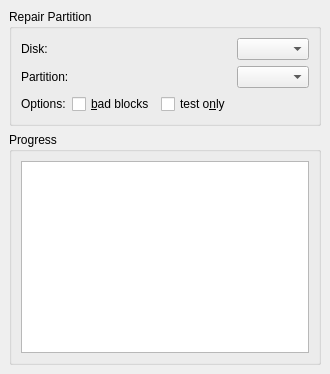
     <widget class="QWidget" name="tab_7">
      <attribute name="icon">
       <iconset>
        <normaloff>../../../../../usr/share/icons/nuvola_platin_me/16x16/devices/media_mount.png</normaloff>../../../../../usr/share/icons/nuvola_platin_me/16x16/devices/media_mount.png</iconset>
      </attribute>
      <attribute name="title">
       <string>Repair Partition</string>
      </attribute>
      <layout class="QVBoxLayout">
       <property name="spacing">
        <number>6</number>
       </property>
       <property name="margin">
        <number>9</number>
       </property>
       <item>
        <widget class="QGroupBox" name="repairGroupBox">
         <property name="sizePolicy">
          <sizepolicy hsizetype="MinimumExpanding" vsizetype="Minimum">
           <horstretch>0</horstretch>
           <verstretch>0</verstretch>
          </sizepolicy>
         </property>
         <property name="title">
          <string>Repair Partition</string>
         </property>
         <layout class="QGridLayout">
          <property name="margin">
           <number>9</number>
          </property>
          <property name="spacing">
           <number>6</number>
          </property>
          <item row="2" column="2">
           <widget class="QCheckBox" name="repairTestCheckBox">
            <property name="sizePolicy">
             <sizepolicy hsizetype="MinimumExpanding" vsizetype="Minimum">
              <horstretch>0</horstretch>
              <verstretch>0</verstretch>
             </sizepolicy>
            </property>
            <property name="toolTip">
             <string>Check to test but not repair</string>
            </property>
            <property name="text">
             <string>test o&amp;nly</string>
            </property>
           </widget>
          </item>
          <item row="2" column="1">
           <widget class="QCheckBox" name="repairBlocksCheckBox">
            <property name="sizePolicy">
             <sizepolicy hsizetype="MinimumExpanding" vsizetype="Minimum">
              <horstretch>0</horstretch>
              <verstretch>0</verstretch>
             </sizepolicy>
            </property>
            <property name="toolTip">
             <string>Check to find bad blocks</string>
            </property>
            <property name="text">
             <string>&amp;bad blocks</string>
            </property>
           </widget>
          </item>
          <item row="2" column="0">
           <widget class="QLabel" name="repairOptionsLabel">
            <property name="sizePolicy">
             <sizepolicy hsizetype="MinimumExpanding" vsizetype="Minimum">
              <horstretch>0</horstretch>
              <verstretch>0</verstretch>
             </sizepolicy>
            </property>
            <property name="font">
             <font/>
            </property>
            <property name="toolTip">
             <string>Select repair options</string>
            </property>
            <property name="statusTip">
             <string/>
            </property>
            <property name="text">
             <string>Options:</string>
            </property>
           </widget>
          </item>
          <item row="1" column="0" colspan="3">
           <widget class="QLabel" name="repairPartitionLabel">
            <property name="sizePolicy">
             <sizepolicy hsizetype="MinimumExpanding" vsizetype="Minimum">
              <horstretch>0</horstretch>
              <verstretch>0</verstretch>
             </sizepolicy>
            </property>
            <property name="font">
             <font/>
            </property>
            <property name="toolTip">
             <string>Select the partition to repair</string>
            </property>
            <property name="text">
             <string>Partition:</string>
            </property>
           </widget>
          </item>
          <item row="1" column="3">
           <widget class="QComboBox" name="repairPartitionComboBox">
            <property name="sizePolicy">
             <sizepolicy hsizetype="MinimumExpanding" vsizetype="Minimum">
              <horstretch>0</horstretch>
              <verstretch>0</verstretch>
             </sizepolicy>
            </property>
            <property name="toolTip">
             <string>Select the partition to repair</string>
            </property>
           </widget>
          </item>
          <item row="0" column="3">
           <widget class="QComboBox" name="repairDiskComboBox">
            <property name="sizePolicy">
             <sizepolicy hsizetype="MinimumExpanding" vsizetype="Minimum">
              <horstretch>0</horstretch>
              <verstretch>0</verstretch>
             </sizepolicy>
            </property>
            <property name="toolTip">
             <string>Select the disk to repair</string>
            </property>
           </widget>
          </item>
          <item row="0" column="0" colspan="3">
           <widget class="QLabel" name="repairDiskLabel">
            <property name="sizePolicy">
             <sizepolicy hsizetype="MinimumExpanding" vsizetype="Minimum">
              <horstretch>0</horstretch>
              <verstretch>0</verstretch>
             </sizepolicy>
            </property>
            <property name="font">
             <font/>
            </property>
            <property name="toolTip">
             <string>Select the disk to repair</string>
            </property>
            <property name="text">
             <string>Disk:</string>
            </property>
           </widget>
          </item>
         </layout>
        </widget>
       </item>
       <item>
        <widget class="QGroupBox" name="repairProgressGroupBox">
         <property name="sizePolicy">
          <sizepolicy hsizetype="MinimumExpanding" vsizetype="Expanding">
           <horstretch>0</horstretch>
           <verstretch>0</verstretch>
          </sizepolicy>
         </property>
         <property name="title">
          <string>Progress</string>
         </property>
         <layout class="QVBoxLayout">
          <property name="spacing">
           <number>6</number>
          </property>
          <property name="margin">
           <number>9</number>
          </property>
          <item>
           <widget class="QTextEdit" name="repairProgressTextEdit">
            <property name="sizePolicy">
             <sizepolicy hsizetype="MinimumExpanding" vsizetype="Expanding">
              <horstretch>0</horstretch>
              <verstretch>0</verstretch>
             </sizepolicy>
            </property>
            <property name="acceptDrops">
             <bool>false</bool>
            </property>
            <property name="toolTip">
             <string>Repair progress messages</string>
            </property>
            <property name="autoFormatting">
             <set>QTextEdit::AutoAll</set>
            </property>
            <property name="undoRedoEnabled">
             <bool>false</bool>
            </property>
            <property name="readOnly">
             <bool>true</bool>
            </property>
            <property name="overwriteMode">
             <bool>true</bool>
            </property>
           </widget>
          </item>
         </layout>
        </widget>
       </item>
      </layout>
     </widget>
